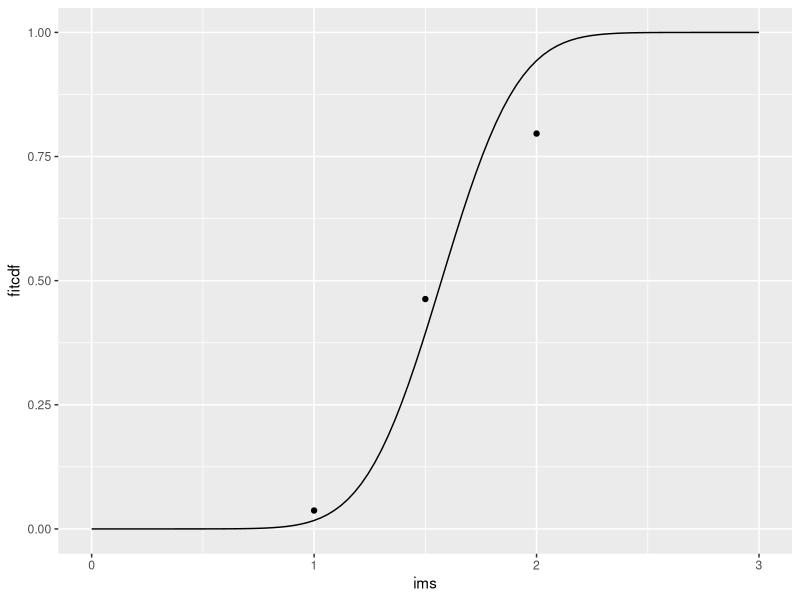

Write the R code that produced this figure.
# Huy Pham
# UC Berkeley
# Created: October 2020
# Description: This script does logistic regression to determine param importance

library(tidyverse)

rm(list=ls())

# dataPath <- '../pastRuns/random200withTfb.csv'
# 
# isolDat <- read.csv(dataPath, header=TRUE)
# 
# # non dims
# isolDat$TfbRatio <- isolDat$Tfb/isolDat$Tm
# isolDat$mu2Ratio <- isolDat$mu2/isolDat$GMSTm
# isolDat$gapRatio <- isolDat$moatGap/(isolDat$GMSTm*isolDat$Tm^2)
# isolDat$T2Ratio <- isolDat$T2/isolDat$Tm
# isolDat$Ry <- isolDat$RI
# isolDat$zeta <- isolDat$zetaM
# isolDat$A_S1 <- isolDat$S1Ampli
# 
# isolDat$collapsed <- as.numeric(isolDat$collapseDrift1 |
#                                   isolDat$collapseDrift2 |
#                                   isolDat$collapseDrift3)
# 
# collapsedLogit <- glm(collapsed ~ TfbRatio + mu2Ratio + gapRatio + T2Ratio +
#                         Ry + zeta, data = isolDat)
# 
# summary(collapsedLogit)
# 
# impactedLogit <- glm(impacted ~ TfbRatio + mu2Ratio + gapRatio + T2Ratio +
#                         Ry + zeta, data = isolDat)
# 
# summary(impactedLogit)
# 
# piGroups <- data.frame(isolDat$TfbRatio,
#                        isolDat$mu2Ratio,
#                        isolDat$gapRatio,
#                        isolDat$T2Ratio,
#                        isolDat$Ry,
#                        isolDat$zeta)
# 
# corMatPi <- piGroups %>% as.matrix %>% cor %>% as.data.frame
# 
# rawVars <- data.frame(isolDat$Ry,
#                       isolDat$Tfb,
#                       isolDat$Tm,
#                       isolDat$mu2,
#                       isolDat$moatGap,
#                       isolDat$zetaM,
#                       isolDat$T2,
#                       isolDat$GMSTm)
# 
# corMatRaw <- rawVars %>% as.matrix %>% cor %>% as.data.frame
# 
collapsed <- c(2, 25, 43)
pCol <- collapsed/54
imLevel <- c(1, 1.5, 2)

# fit lognormal parameters using binomial likelihood function
startPt <- c(mean(log(imLevel)), sqrt(var(log(imLevel))))

negBinomLik <- function(normPars){
  p <- pnorm(log(imLevel), mean = normPars[1], sd = normPars[2])
  binomPdfs <- dbinom(collapsed, size = 54, prob = p)
  likelihood <- prod(binomPdfs)
  return(-likelihood)
}

fit <- optim(startPt, negBinomLik)
binomPars <- fit$par

theta <- exp(binomPars[1])
beta <- binomPars[2]

ims <- seq(0, 3, length.out = 100)
fitcdf <- pnorm(ims, mean = theta, sd = beta)

idaFit <- data.frame(ims, fitcdf)
idaData <- data.frame(imLevel, collapsed, pCol)

ggplot(data = idaFit, aes(ims, fitcdf)) + geom_line() +
  geom_point(data = idaData, aes(imLevel, pCol))

# ida <- data.frame(imLevel, pCol)
# 
# colFit <- glm(pCol ~ imLevel, data = ida, family = "binomial")
# 
# idaNew <- data.frame(imLevel = seq(0.8, 3.0, length.out = 100))
# idaNew$probs <- predict(colFit, newdata=idaNew, type = "response")
